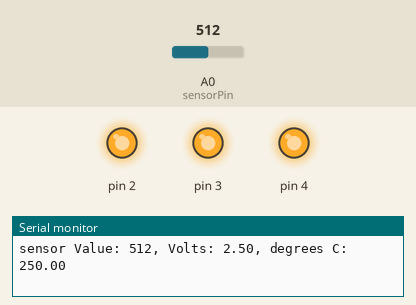
This sketch was run on a simulated Arduino Uno, built with avr-gcc and run on an emulated ATmega328P. Parts: output pins drawn as LEDs (lit = HIGH), the last lines printed to the serial monitor. The inputs (shaded band) are chosen by the test bench; at power-on: A0 (sensorPin) = 512.

Above: at 1.2 s.
1.3 s: A0 (sensorPin) set to 57
4.3 s: A0 (sensorPin) set to 53
At 5.1 s:
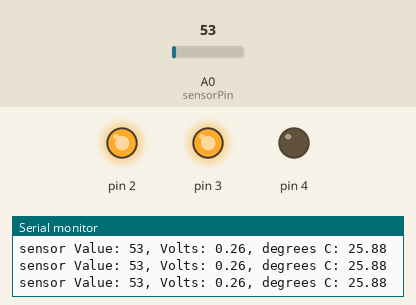
5.8 s: A0 (sensorPin) set to 0
At 7.0 s:
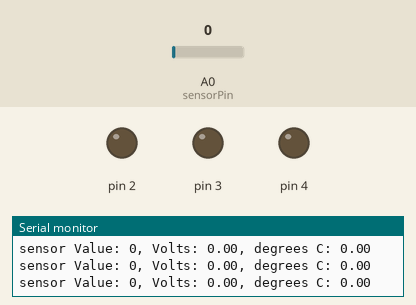
7.3 s: A0 (sensorPin) set to 1023
At 8.5 s:
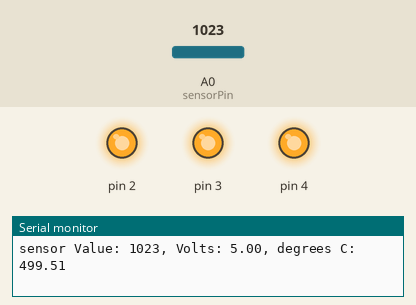
Timing chart, 0 to 9.8 s (numbered marks = the images above; inputs shaded):
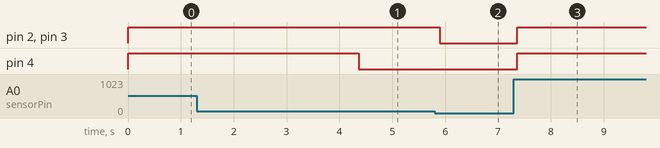

Measured:
- the behaviour switches between 54 and 53 on A0 (sensorPin) (found by bisection; images 0 and 1)
- after the input at 4.3 s, pin 4: HIGH → LOW after 0.07 s
- after the input at 5.8 s, pin 2, pin 3: HIGH → LOW after 0.10 s
- after the input at 7.3 s, pin 2–4: LOW → HIGH after 0.07 s

The sketch:

LoveOMeter.ino
```cpp
/*
  Arduino Starter Kit example
  https://store.arduino.cc/genuino-starter-kit
*/

const int sensorPin = A0;
// room temperature in Celsius
const float baselineTemp = 20.0;

void setup() {
  Serial.begin(9600);

  for (int pinNumber = 2; pinNumber < 5; pinNumber++) {
    pinMode(pinNumber, OUTPUT);
    digitalWrite(pinNumber, LOW);
  }
}

void loop() {
  int sensorVal = analogRead(sensorPin);
  Serial.print("sensor Value: ");
  Serial.print(sensorVal);

  float voltage = (sensorVal / 1024.0) * 5.0;
  Serial.print(", Volts: ");
  Serial.print(voltage);

  float temperature = voltage * 100;
  Serial.print(", degrees C: ");
  Serial.println(temperature);

  // if the current temperature is lower than the baseline turn off all LEDs
  if (temperature < baselineTemp + 2) {
    digitalWrite(2, LOW);
    digitalWrite(3, LOW);
    digitalWrite(4, LOW);
  }  // if the temperature rises 2-4 degrees, turn an LED on
  else if (temperature >= baselineTemp + 2 && temperature < baselineTemp + 4) {
    digitalWrite(2, HIGH);
    digitalWrite(3, LOW);
    digitalWrite(4, LOW);
  }  // if the temperature rises 4-6 degrees, turn a second LED on
  else if (temperature >= baselineTemp + 4 && temperature < baselineTemp + 6) {
    digitalWrite(2, HIGH);
    digitalWrite(3, HIGH);
    digitalWrite(4, LOW);
  }  // if the temperature rises more than 6 degrees, turn all LEDs on
  else if (temperature >= baselineTemp + 6) {
    digitalWrite(2, HIGH);
    digitalWrite(3, HIGH);
    digitalWrite(4, HIGH);
  }
  delay(1);
}
```
